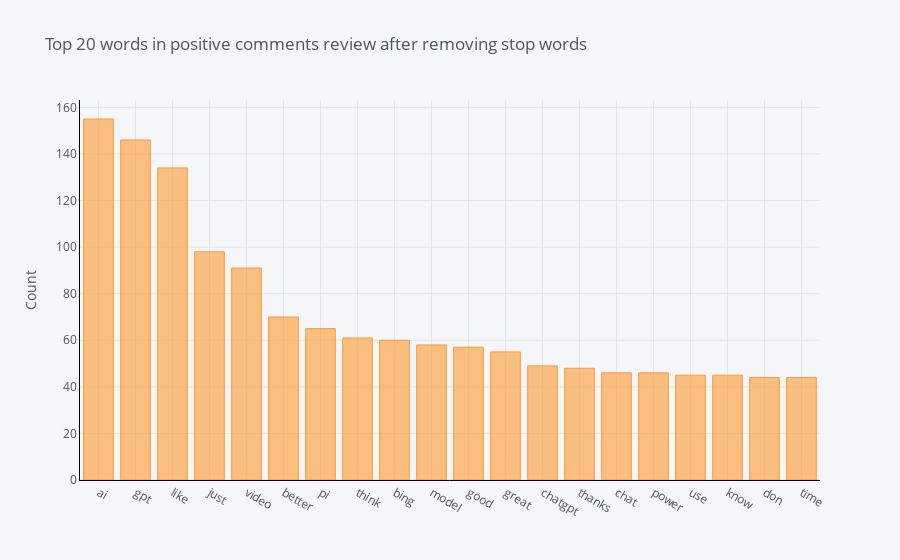

The notebook cell saved with this chart:
### Code cell
# Unigram

def get_top_n_words(corpus, n=None):
    vec = CountVectorizer(stop_words = list(stop_words)).fit(corpus)
    bag_of_words = vec.transform(corpus)
    sum_words = bag_of_words.sum(axis=0) 
    words_freq = [(word, sum_words[0, idx]) for word, idx in vec.vocabulary_.items()]
    words_freq =sorted(words_freq, key = lambda x: x[1], reverse=True)
    return words_freq[:n]
common_words = get_top_n_words(pos_df['text'], 20)
# for word, freq in common_words:
#     print(word, freq)
df2 = pd.DataFrame(common_words, columns = ['CommentsText' , 'count'])
df2.groupby('CommentsText').sum()['count'].sort_values(ascending=False).iplot(
    kind='bar', yTitle='Count', linecolor='black', title='Top 20 words in positive comments review after removing stop words')

### Figure 1 — Plotly figure (JSON) as saved in the notebook; plotly's stock layout.template omitted (floating-point values rounded to 4 significant figures)
{"data": [{"marker": {"color": "rgba(255, 153, 51, 0.6)", "line": {"color": "rgba(255, 153, 51, 1.0)", "width": 1}}, "name": "count", "orientation": "v", "text": "", "type": "bar", "x": ["ai", "gpt", "like", "just", "video", "better", "pi", "think", "bing", "model", "good", "great", "chatgpt", "thanks", "chat", "power", "use", "know", "don", "time"], "y": [155, 146, 134, 98, 91, 70, 65, 61, 60, 58, 57, 55, 49, 48, 46, 46, 45, 45, 44, 44]}], "layout": {"legend": {"bgcolor": "#F5F6F9", "font": {"color": "#4D5663"}}, "paper_bgcolor": "#F5F6F9", "plot_bgcolor": "#F5F6F9", "title": {"font": {"color": "#4D5663"}, "text": "Top 20 words in positive comments review after removing stop words"}, "xaxis": {"gridcolor": "#E1E5ED", "linecolor": "black", "showgrid": true, "tickfont": {"color": "#4D5663"}, "title": {"font": {"color": "#4D5663"}, "text": ""}, "zerolinecolor": "#E1E5ED"}, "yaxis": {"gridcolor": "#E1E5ED", "linecolor": "black", "showgrid": true, "tickfont": {"color": "#4D5663"}, "title": {"font": {"color": "#4D5663"}, "text": "Count"}, "zerolinecolor": "#E1E5ED"}}}
